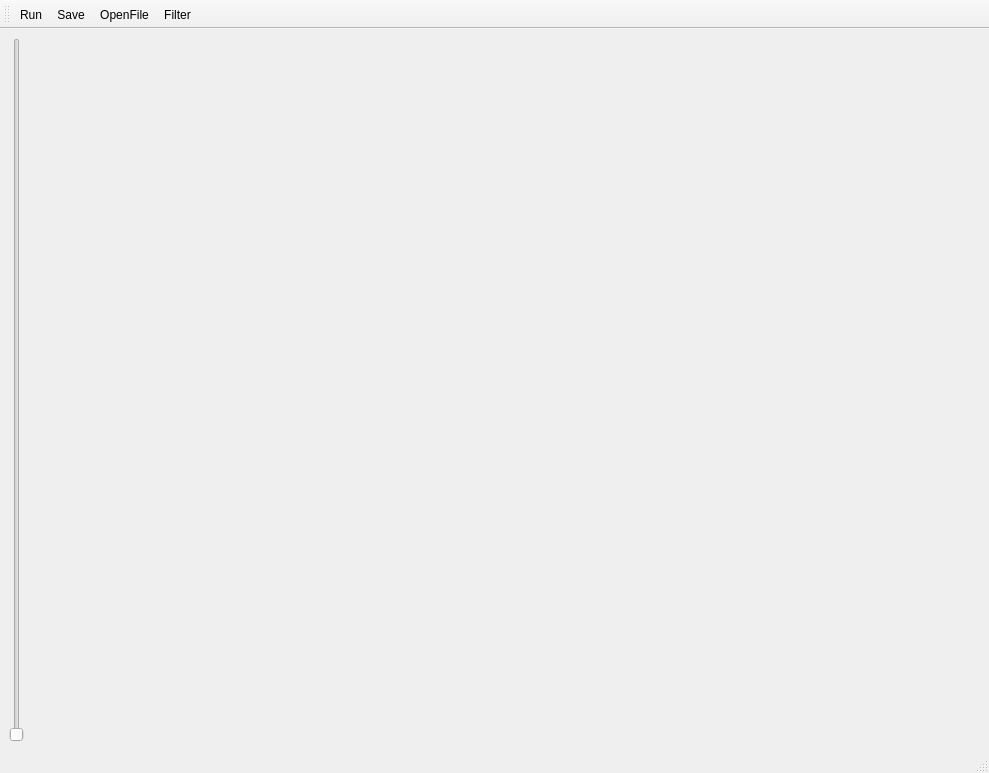
<?xml version="1.0" encoding="UTF-8"?>
<ui version="4.0">
 <class>MainWindow</class>
 <widget class="QMainWindow" name="MainWindow">
  <property name="geometry">
   <rect>
    <x>0</x>
    <y>0</y>
    <width>989</width>
    <height>773</height>
   </rect>
  </property>
  <property name="windowTitle">
   <string>MainWindow</string>
  </property>
  <property name="unifiedTitleAndToolBarOnMac">
   <bool>false</bool>
  </property>
  <widget class="QWidget" name="centralwidget">
   <layout class="QVBoxLayout" name="verticalLayout_2">
    <item>
     <layout class="QHBoxLayout" name="horizontalLayout_3">
      <item>
       <widget class="QSlider" name="verticalSlider">
        <property name="orientation">
         <enum>Qt::Vertical</enum>
        </property>
       </widget>
      </item>
      <item>
       <layout class="QVBoxLayout" name="verticalLayout">
        <item>
         <widget class="Plot" name="plot" native="true">
          <property name="autoFillBackground">
           <bool>true</bool>
          </property>
         </widget>
        </item>
        <item>
         <widget class="Plot" name="plot_4" native="true">
          <property name="autoFillBackground">
           <bool>true</bool>
          </property>
         </widget>
        </item>
        <item>
         <widget class="Plot" name="plot_2" native="true">
          <property name="enabled">
           <bool>true</bool>
          </property>
          <property name="autoFillBackground">
           <bool>true</bool>
          </property>
         </widget>
        </item>
        <item>
         <widget class="Plot" name="plot_3" native="true"/>
        </item>
       </layout>
      </item>
     </layout>
    </item>
   </layout>
  </widget>
  <widget class="QMenuBar" name="menubar">
   <property name="geometry">
    <rect>
     <x>0</x>
     <y>0</y>
     <width>989</width>
     <height>20</height>
    </rect>
   </property>
  </widget>
  <widget class="QStatusBar" name="statusbar"/>
  <widget class="QToolBar" name="toolBar">
   <property name="windowTitle">
    <string>toolBar</string>
   </property>
   <attribute name="toolBarArea">
    <enum>TopToolBarArea</enum>
   </attribute>
   <attribute name="toolBarBreak">
    <bool>false</bool>
   </attribute>
   <addaction name="actionRun"/>
   <addaction name="actionSave"/>
   <addaction name="actionOpenFile"/>
   <addaction name="actionFilter"/>
  </widget>
  <action name="actionRun">
   <property name="checkable">
    <bool>true</bool>
   </property>
   <property name="icon">
    <iconset resource="resources.qrc">
     <normaloff>:/icons/run.png</normaloff>:/icons/run.png</iconset>
   </property>
   <property name="text">
    <string>Run</string>
   </property>
  </action>
  <action name="actionSave">
   <property name="checkable">
    <bool>true</bool>
   </property>
   <property name="icon">
    <iconset resource="resources.qrc">
     <normaloff>:/icons/save-icon.png</normaloff>:/icons/save-icon.png</iconset>
   </property>
   <property name="text">
    <string>Save</string>
   </property>
  </action>
  <action name="actionFilter">
   <property name="icon">
    <iconset resource="resources.qrc">
     <normaloff>:/icons/iconfinder_filter_1608702.png</normaloff>:/icons/iconfinder_filter_1608702.png</iconset>
   </property>
   <property name="text">
    <string>Filter</string>
   </property>
  </action>
  <action name="actionOpenFile">
   <property name="icon">
    <iconset resource="resources.qrc">
     <normaloff>:/icons/uploadFile.png</normaloff>:/icons/uploadFile.png</iconset>
   </property>
   <property name="text">
    <string>OpenFile</string>
   </property>
  </action>
 </widget>
 <customwidgets>
  <customwidget>
   <class>Plot</class>
   <extends>QWidget</extends>
   <header>plot.h</header>
   <container>1</container>
  </customwidget>
 </customwidgets>
 <resources>
  <include location="resources.qrc"/>
 </resources>
 <connections/>
</ui>
